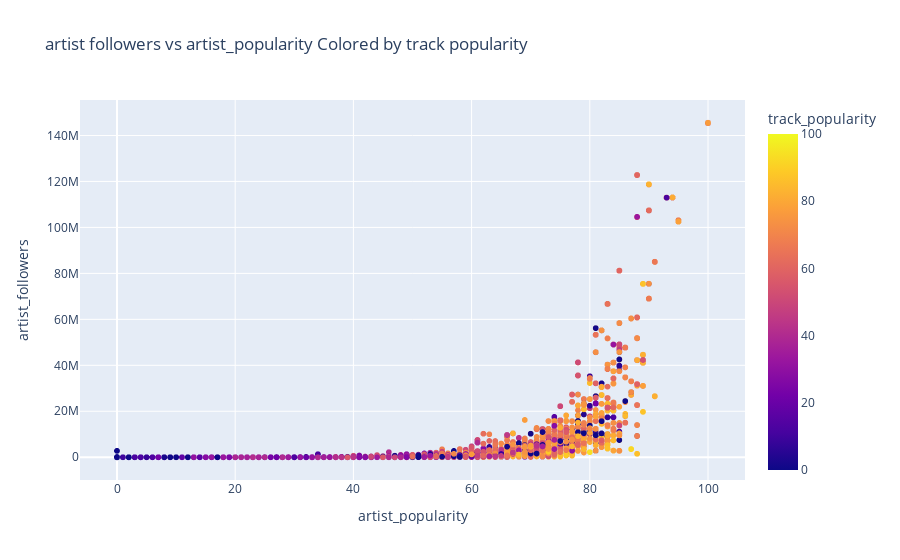

Notebook cell for this chart:
### Code cell
import plotly.express as px
# Use existing numeric and categorical columns
px.scatter(df, x='artist_popularity', y='artist_followers', color='track_popularity', title="artist followers vs artist_popularity Colored by track popularity")

### Figure 1 — Plotly figure (JSON) as saved in the notebook; plotly's stock layout.template omitted (floating-point values rounded to 4 significant figures; data arrays with more than 128 entries replaced by an {"elided": "..."} marker saying what was removed)
{"data": [{"hovertemplate": "artist_popularity=%{x}<br>artist_followers=%{y}<br>track_popularity=%{marker.color}<extra></extra>", "legendgroup": "", "marker": {"color": {"elided": "8778 int values"}, "coloraxis": "coloraxis", "symbol": "circle"}, "mode": "markers", "name": "", "showlegend": false, "type": "scattergl", "x": {"elided": "8778 int values"}, "xaxis": "x", "y": {"elided": "8778 int values"}, "yaxis": "y"}], "layout": {"coloraxis": {"colorbar": {"title": {"text": "track_popularity"}}, "colorscale": [[0, "#0d0887"], [0.1111, "#46039f"], [0.2222, "#7201a8"], [0.3333, "#9c179e"], [0.4444, "#bd3786"], [0.5556, "#d8576b"], [0.6667, "#ed7953"], [0.7778, "#fb9f3a"], [0.8889, "#fdca26"], [1, "#f0f921"]]}, "legend": {"tracegroupgap": 0}, "title": {"text": "artist followers vs artist_popularity Colored by track popularity"}, "xaxis": {"anchor": "y", "domain": [0, 1], "title": {"text": "artist_popularity"}}, "yaxis": {"anchor": "x", "domain": [0, 1], "title": {"text": "artist_followers"}}}}
